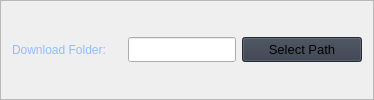
                                  <widget class="QFrame" name="frame_18">
                                   <property name="frameShape">
                                    <enum>QFrame::StyledPanel</enum>
                                   </property>
                                   <property name="frameShadow">
                                    <enum>QFrame::Raised</enum>
                                   </property>
                                   <layout class="QHBoxLayout" name="horizontalLayout_21">
                                    <item>
                                     <widget class="QLabel" name="label_18">
                                      <property name="minimumSize">
                                       <size>
                                        <width>110</width>
                                        <height>0</height>
                                       </size>
                                      </property>
                                      <property name="styleSheet">
                                       <string notr="true">font: 700 10pt &quot;Segoe UI Semibold&quot; ; color: rgb(147,189,249)</string>
                                      </property>
                                      <property name="text">
                                       <string>Download Folder:</string>
                                      </property>
                                     </widget>
                                    </item>
                                    <item>
                                     <widget class="QLineEdit" name="lineEditDownloadFolder">
                                      <property name="minimumSize">
                                       <size>
                                        <width>0</width>
                                        <height>25</height>
                                       </size>
                                      </property>
                                      <property name="maximumSize">
                                       <size>
                                        <width>16777215</width>
                                        <height>16777215</height>
                                       </size>
                                      </property>
                                     </widget>
                                    </item>
                                    <item>
                                     <widget class="QPushButton" name="buttonDownloadPath">
                                      <property name="minimumSize">
                                       <size>
                                        <width>120</width>
                                        <height>25</height>
                                       </size>
                                      </property>
                                      <property name="maximumSize">
                                       <size>
                                        <width>120</width>
                                        <height>16777215</height>
                                       </size>
                                      </property>
                                      <property name="font">
                                       <font>
                                        <family>Segoe UI</family>
                                        <pointsize>10</pointsize>
                                        <italic>false</italic>
                                        <bold>false</bold>
                                       </font>
                                      </property>
                                      <property name="cursor">
                                       <cursorShape>PointingHandCursor</cursorShape>
                                      </property>
                                      <property name="styleSheet">
                                       <string notr="true">background-color: rgb(52, 59, 72);</string>
                                      </property>
                                      <property name="text">
                                       <string>Select Path</string>
                                      </property>
                                      <property name="icon">
                                       <iconset resource="resources.qrc">
                                        <normaloff>:/icons/images/icons/cil-folder-open.png</normaloff>:/icons/images/icons/cil-folder-open.png</iconset>
                                      </property>
                                     </widget>
                                    </item>
                                   </layout>
                                  </widget>
